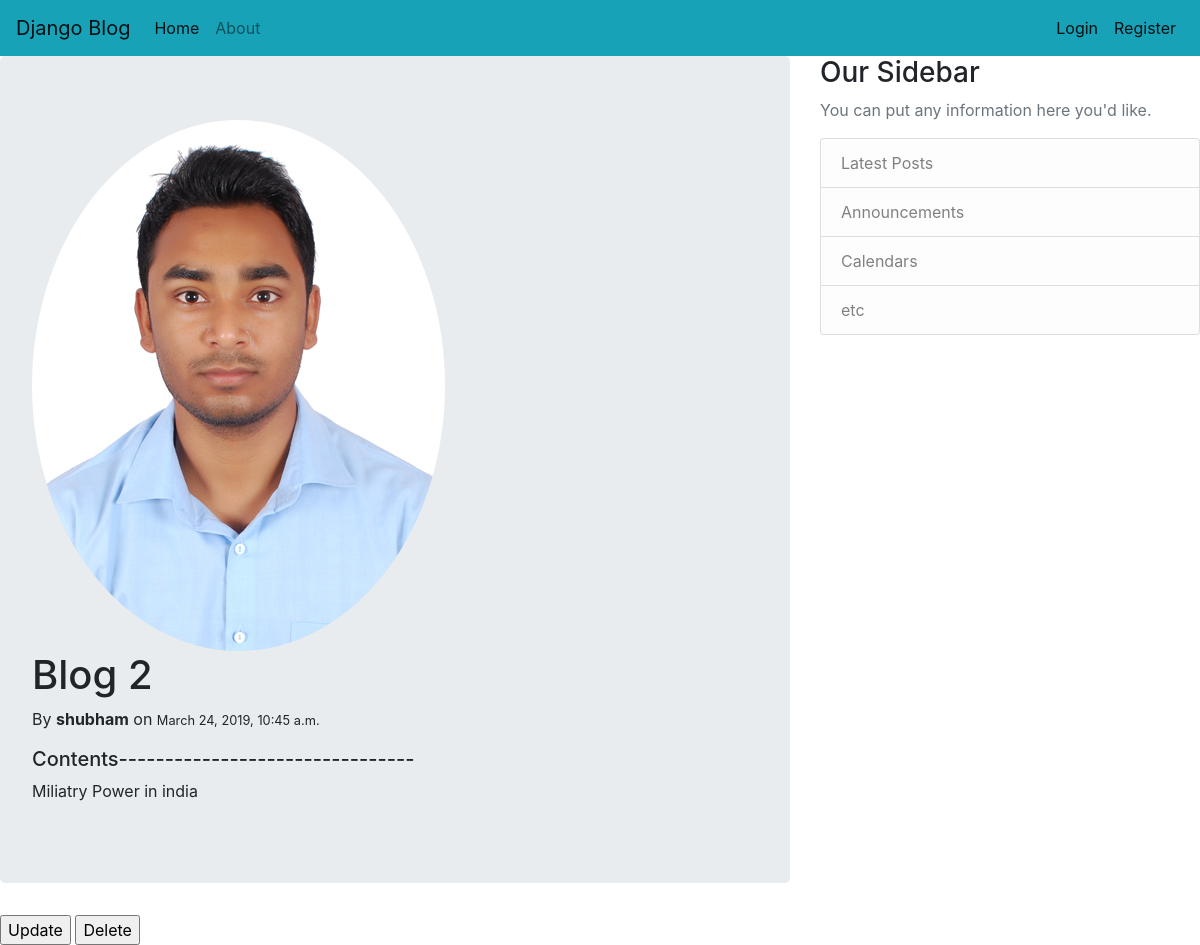
The app's page /post/2/ with its own data.
### blog/models.py (models this page shows, shortened)
class Post(models.Model):
    title = models.CharField(max_length=100)
    content = models.TextField()
    date_posted = models.DateTimeField(default=timezone.now)
    author = models.ForeignKey(User, on_delete=models.CASCADE)

### users/models.py (models this page shows, shortened)
class Profile(models.Model):
    user = models.OneToOneField(User, on_delete=models.CASCADE)
    image = models.ImageField(default = 'default.jpg', upload_to = 'profile_pics')

### blog/views.py (the view)
# urls.py: url('post/(?P<pk>[0-9]+)/', PostDetailView.as_view(), name = 'post-detail'), #url for specific post
class PostDetailView(DetailView):
    model = Post
    template_name = 'blog/post_detail.html'
    def get_context_data(self, **kwargs):
        context = super(PostDetailView, self).get_context_data(**kwargs)
        context['post'] = Post.objects.all()
        return context

### blog/templates/blog/post_detail.html
{% extends "blog/base.html" %}
{% block content %}
<div class="jumbotron">
  <img class="rounded-circle article-img" src="{{ object.author.profile.image.url }}" >
  <h1>{{ object.title }}</h1>
  <p>By <strong>{{ object.author }}</strong> on <small>{{object.date_posted}}</small></p>
  <h5>Contents--------------------------------</h5>
  <p>{{ object.content }}</p>
  </div>
  <a href=""><input type="submit" name="" value="Update"> </a>
  <a href=""> <input type="submit" name="" value="Delete"></a>
{% endblock content %}

### records on screen
Post: author.profile.image (picture), title "Blog 2", author "shubham", date_posted "March 24, 2019, 10:45 a.m.", content "Miliatry Power in india"
